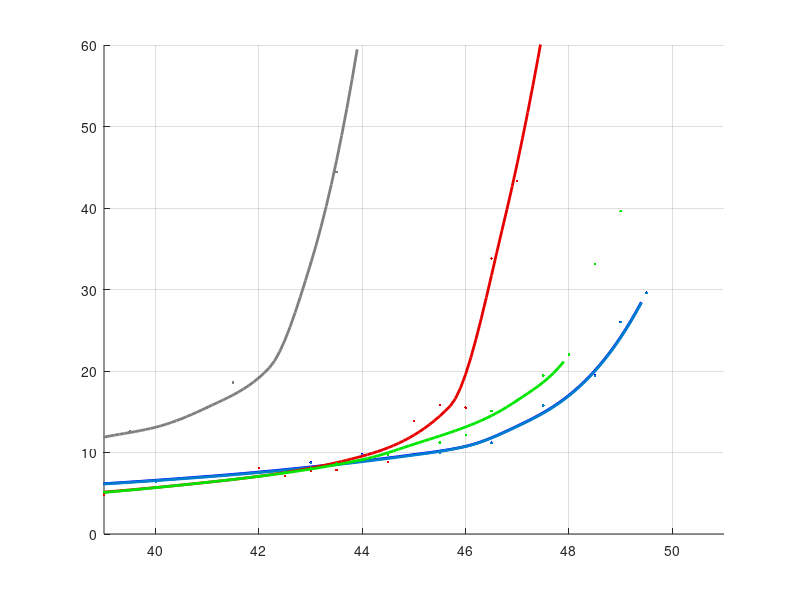

This figure's MATLAB source:

load('Stat_JS.mat', 'StatFile_JS');

clear SFS;
j1 = 0; j2 = 0; j3 = 0; j4 = 0; j5 = 0; j6 = 0; j7 = 0; j8 = 0; j9 = 0; j10 = 0;
for i = 1:StatFile_JS.len_JS

    if StatFile_JS.NArgMax(i) > 0
        j1 = j1+ 1;
        SFS.JS_ArgMax(j1) = StatFile_JS.JS(i);
        SFS.EArgMax(j1) = StatFile_JS.ArgMax(i) / StatFile_JS.NArgMax(i);
    end
    
    if StatFile_JS.NMean(i) > 0
        j2 = j2 + 1;
        SFS.JS_Mean(j2) = StatFile_JS.JS(i);
        SFS.EMean(j2) = StatFile_JS.Mean(i) / StatFile_JS.NMean(i);
    end
    
    if StatFile_JS.NKalm2_w0(i) > 0
        j7 = j7 + 1;
        SFS.JS_Kalm2_w0(j7) = StatFile_JS.JS(i);
        SFS.EKalm2_w0(j7) = StatFile_JS.Kalm2_w0(i) / StatFile_JS.NKalm2_w0(i);
    end       
    
    if StatFile_JS.NBigKalm2_w0(i) > 0
        j8 = j8 + 1;
        SFS.JS_BigKalm2_w0(j8) = StatFile_JS.JS(i);
        SFS.EBigKalm2_w0(j8) = StatFile_JS.BigKalm2_w0(i) / StatFile_JS.NBigKalm2_w0(i);
    end       

    if StatFile_JS.NK2PLL(i) > 0
        j9 = j9 + 1;
        SFS.JS_K2PLL(j9) = StatFile_JS.JS(i);
        SFS.EK2PLL(j9) = StatFile_JS.K2PLL(i) / StatFile_JS.NK2PLL(i);
    end    

end

Profile = 1;

if Profile == 1
    
    SFS.EArgMax(12:13) = SFS.EArgMax(12:13)*0.85;
    SFS.EArgMax(11) = SFS.EArgMax(11)*0.8;
    SFS.EArgMax(15) = SFS.EArgMax(15)*0.8;
    SFS.EArgMax(end+1) = 0.18;
    SFS.JS_ArgMax(end+1) = 43.7;
    JS_ArgMax1 = [30:4:38 39 40 41 42.5 43 44]; EArgMax = interp1(SFS.JS_ArgMax, SFS.EArgMax*360, JS_ArgMax1, 'cubic');
    JS_ArgMax = 30:0.1:44; EArgMax = interp1(JS_ArgMax1, EArgMax, JS_ArgMax, 'cubic');
    
    SFS.EMean(12:13) = SFS.EMean(12:13)*0.85;
    SFS.EMean(11) = SFS.EMean(11)*0.8;
    SFS.EMean(15) = SFS.EMean(15)*0.8;
    SFS.EMean(end+1) = 0.18;
    SFS.JS_Mean(end+1) = 43.7;    
    JS_Mean1 = [30:4:38 39 40 41 42.5 43 44]; EMean = interp1(SFS.JS_Mean, SFS.EMean*360, JS_Mean1, 'cubic');
    JS_Mean = 30:0.1:44; EMean = interp1(JS_Mean1, EMean, JS_Mean, 'cubic');

    SFS.EBigKalm2_w0(12) = SFS.EBigKalm2_w0(12)*0.7;
    JS_BigKalm2_w01 = [30 34 37 38.7 39.75 41]; EBigKalm2_w0 = interp1(SFS.JS_BigKalm2_w0, SFS.EBigKalm2_w0*360, JS_BigKalm2_w01, 'cubic');
    JS_BigKalm2_w0 = 30:0.1:41; EBigKalm2_w0 = interp1(JS_BigKalm2_w01, EBigKalm2_w0, JS_BigKalm2_w0, 'cubic'); 
    
    JS_Kalm2_w01 = [30 34 37 38 39.3 40 41 41.7 43]; EKalm2_w0 = interp1(SFS.JS_Kalm2_w0, SFS.EKalm2_w0*360, JS_Kalm2_w01, 'cubic');
    JS_Kalm2_w0 = 30:0.1:43; EKalm2_w0 = interp1(JS_Kalm2_w01, EKalm2_w0, JS_Kalm2_w0, 'cubic');       
    
    JS_K2PLL1 = [30:33 34 35.2 36 37 38 39]; EK2PLL = interp1(SFS.JS_K2PLL, SFS.EK2PLL*360, JS_K2PLL1, 'cubic');
    JS_K2PLL = 30:0.1:39; EK2PLL = interp1(JS_K2PLL1, EK2PLL, JS_K2PLL, 'cubic');    
end


figure(1); 
cla
hold on
p = plot(SFS.JS_ArgMax+7, SFS.EArgMax*360, '.', JS_ArgMax+7, EArgMax, 'LineWidth', 2);  set(p, 'Color', [0, 0, 1]);
p = plot(SFS.JS_Mean+7, SFS.EMean*360, '.', JS_Mean+7, EMean,  'LineWidth', 2); set(p, 'Color', [0.0, 0.5, 0.8]);
p = plot(SFS.JS_BigKalm2_w0+7, SFS.EBigKalm2_w0*360, '.', JS_BigKalm2_w0+7, EBigKalm2_w0, 'LineWidth', 2); set(p, 'Color', [0.9, 0, 0]);
p = plot(SFS.JS_Kalm2_w0+7, SFS.EKalm2_w0*360, '.', JS_Kalm2_w0+7, EKalm2_w0, 'LineWidth', 2); set(p, 'Color', [0, 0.9, 0]);
p = plot(SFS.JS_K2PLL+7, SFS.EK2PLL*360, '.', JS_K2PLL+7, EK2PLL, 'LineWidth', 2); set(p, 'Color', [0.5, 0.5, 0.5]);
hold off

% ylabel('RMS error of phase difference, deg') 
% xlabel('J/S, dB')
% ylim([0 0.15]);
ylim([0 60]);
xlim([32 44]+7)
% legend( 'ArgMax', 'Mean', 'Quazioptimal', 'Simplified', 'Reference');
grid on

pos = get(gcf, 'Position');
pos(3) =   560 *1.3;
set(gcf, 'Position', pos);